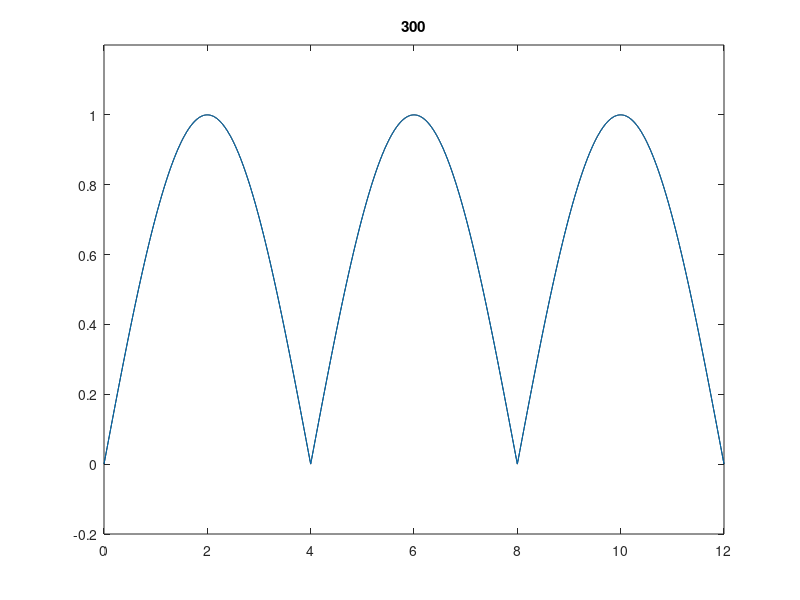

MATLAB code to generate this figure:
close all
clear all
clc

% 300 is the numbero of components where I started to have to zoom in very
% far to see a difference
N=300 %Number of signals in the synthesis
T0=4; %The period
t=0:0.01:3*T0; %tidsvektor
f = 1/T0; %frequency

%Make the original
original=abs(sin(pi*f*t))

xN=2/pi; %set the first component a0
for k=1:N
    xN=xN+(4/(pi*(1-4*k^2)))*cos(2*pi*f*k*t);
    plot(t,original,'k')
    hold on
    plot(t,xN)
    axis([0 12 -0.2 1.2])
    title(num2str(k))
    hold off
    pause(0.25)
end